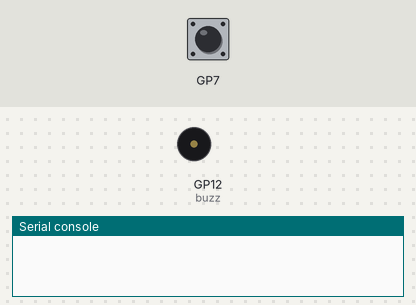
Bench run of a program on a simulated Raspberry Pi Pico running MicroPython. On the bench: buzzer (waves = sounding, pin HIGH), the last lines printed to the serial console. The test bench sets the inputs (shaded band); at power-on: GP7 LOW.

Above: at 1.2 s.
1.3 s: GP7 pulled HIGH for 0.15 s
At 1.8 s:
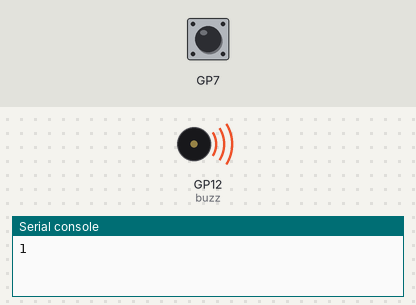
Timing chart, 0 to 4.3 s (numbered marks = the images above; inputs shaded):
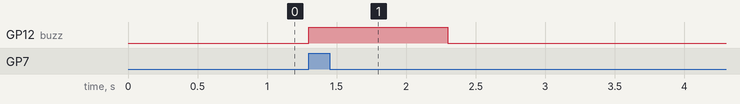

The program:

photo_interruptor.py
```python
from picozero import DigitalInputDevice as DID, Buzzer
from time import sleep
#Photointerrupter sensor
phi = DID(7) #GPIO 7
#Add some fun to the output by generating a beep
buzz = Buzzer(12) # GPIO 12
counter = 0
last = 0
#state = 0
while True:
    state = phi.value
    if phi.value != last:
        if state == 1:
            counter += 1
            print(counter)
            buzz.on()
            sleep(1)
            buzz.off()
    last = state
```

Measured:
- after the input at 1.3 s, GP12 (buzz): LOW → HIGH at once, → LOW 1.0 s later
